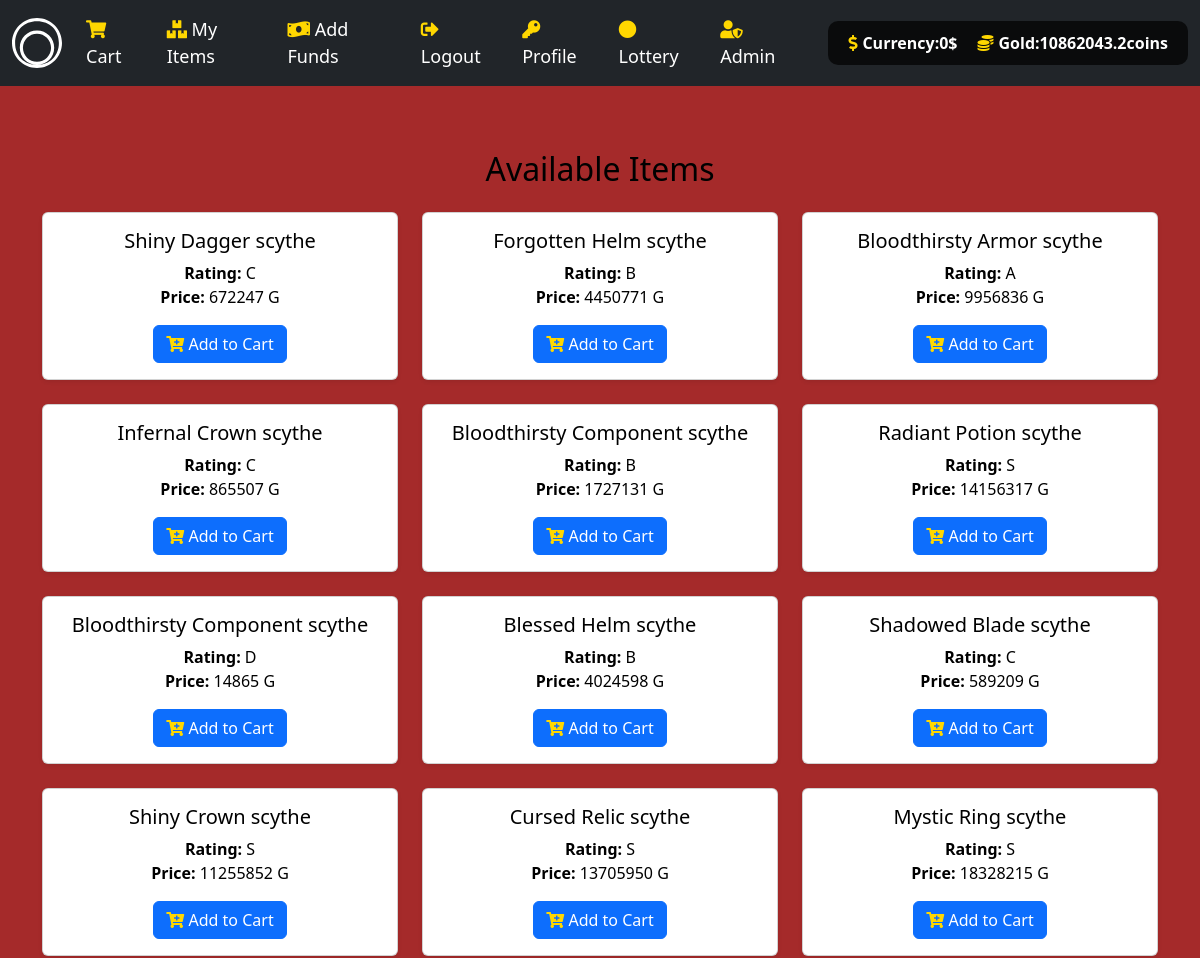
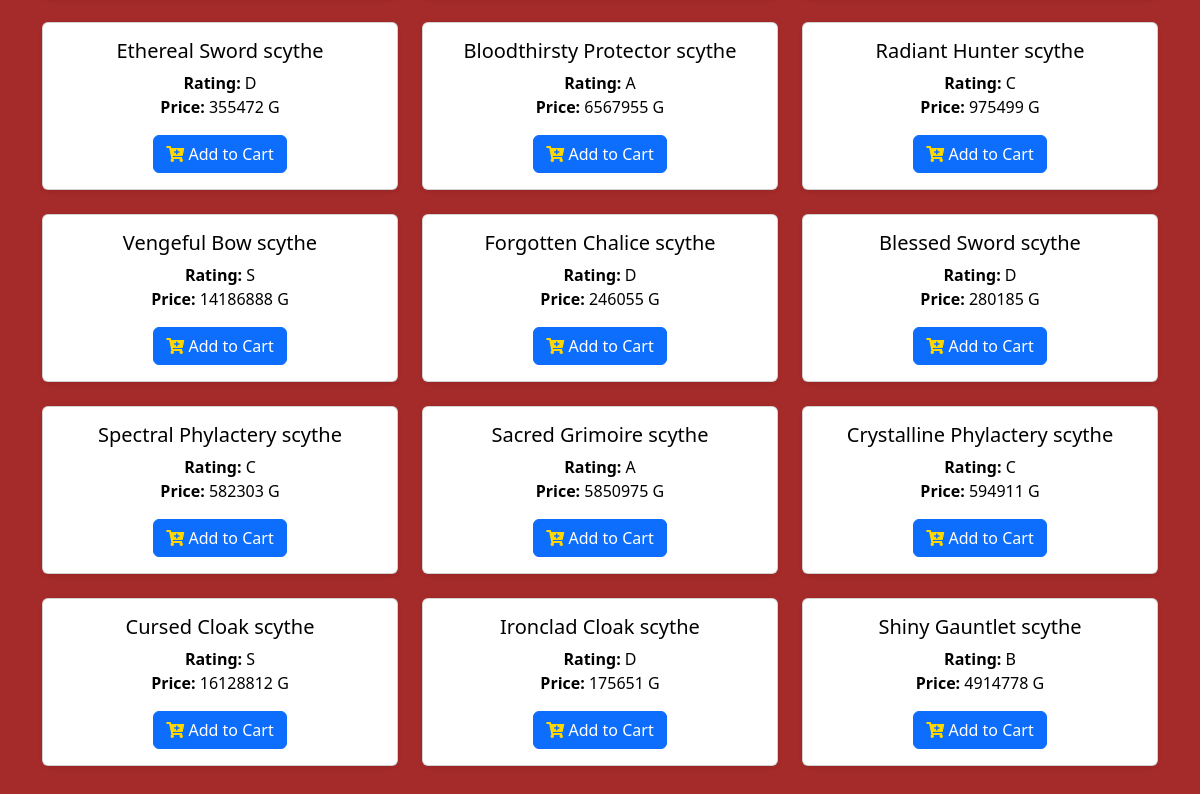
/item/scythe (signed in), run on the app's committed database (2 pictures, top to bottom).
### tables this page shows
CREATE TABLE user_store(ID int PRIMARY KEY,Funds int,Gold int);

CREATE TABLE object(Object_ID int PRIMARY KEY,
Object_Name varchar(100),
Object_type varchar(20),
listing varchar(2),
rating varchar(1),
price int,
image_src varchar(1000));

### main.py (the view)
@app.get("/item/{category}", response_class=HTMLResponse)
async def get_category_items(request: Request, category: str):
    if category not in categories:
        return HTMLResponse(content="Category not found", status_code=404)
    user = request.session.get("user")
    items = listed_object_data_generator(category)
    L = balance_checker(user)
    L = list(L[0])
    if category == "gold":
        return RedirectResponse("/gold")
    context = {
        "request": request,
        "items": items,
        "user": user,
        "cash": L[0],
        "cashG": L[1]
    }
    return templates.TemplateResponse(f"{category}.html", context)

### templates/scythe.html
{% extends "sword.html" %}

### templates/sword.html (shortened to what this page needs)
{% extends "layout.html" %}
{% block main %}
<div class="container mt-3">
    <h2 class="mb-4 text-center">Available Items</h2>
    <div id="item-container" class="row">
        {% for i in items %}
        <div class="col-md-4 mb-4">
            <div class="card shadow-sm h-100">
                <div class="card-body">
                    <h5 class="card-title">{{ i[1] }}</h5>
                    <p class="card-text">
                        <strong>Rating:</strong> {{ i[4] }}<br>
                        <strong>Price:</strong> {{ i[5] }} G
                    </p>
                    <button onclick="addToCart( '{{ i[0] }}'  , '{{ i[2] }}')" class="btn btn-primary btn-block">
                        <i class="fas fa-cart-plus"></i> Add to Cart
                    </button>
                </div>
            </div>
        </div>
        {% endfor %}
    </div>
</div>
{% endblock %}

### templates/layout.html (shortened to what this page needs)
<!DOCTYPE html>
<html lang="en">
<head>
    <link href="https://cdn.jsdelivr.net/npm/bootstrap@5.2.3/dist/css/bootstrap.min.css" rel="stylesheet">
    <link href="https://cdnjs.cloudflare.com/ajax/libs/font-awesome/5.15.1/css/all.min.css" rel="stylesheet">
    <link href="/static/CSSS.css" rel="stylesheet">
</head>
<body>
    <nav class="navbar navbar-expand-lg navbar-dark bg-dark">
        <div class="container-fluid">
            <a class="navbar-brand" href="/">
            </a>
            <div class="collapse navbar-collapse" id="mynavbar">
                {% if user %}
                <ul class="navbar-nav me-auto">
                    <li class="nav-item"><a class="nav-link" href="/cart"><i class="fas fa-shopping-cart"></i> Cart</a></li>
                    <li class="nav-item"><a class="nav-link" href="/objs"><i class="fas fa-boxes"></i> My Items</a></li>
                    <li class="nav-item"><a class="nav-link" href="/buy"><i class="fas fa-money-bill-wave"></i> Add Funds</a></li>
                    <li class="nav-item"><a class="nav-link" href="/logout"><i class="fas fa-sign-out-alt"></i> Logout</a></li>
                    <li class="nav-item"><a class="nav-link" href="/profile"><i class="fas fa-key"></i> Profile </a></li>
                    <li class="nav-item"><a class="nav-link" href="/lottery-wheel"><i class="fas fa-circle"></i> Lottery</a></li>
                    {% if user == 1 %}
                    <li class="nav-item"><a class="nav-link" href="/admin"><i class="fas fa-user-shield"></i> Admin</a></li>
                    {% endif %}
                </ul>
                <div class="balance-widget">
                    <div class="value">
                        <i class="fas fa-dollar-sign"></i> Currency: <span id="cash">{{ cash }}</span> $
                    </div>
                    <div class="value">
                        <i class="fas fa-coins"></i> Gold: <span id="cashG">{{ cashG }}</span> coins
                    </div>
                </div>
                {% else %}
                <ul class="navbar-nav me-auto">
                    <li class="nav-item"><a class="nav-link" href="/register"><i class="fas fa-user-plus"></i> Register</a></li>
                    <li class="nav-item"><a class="nav-link" href="/login"><i class="fas fa-sign-in-alt"></i> Login</a></li>
                </ul>
                {% endif %}
            </div>
        </div>
    </nav>
    <main class="container-fluid py-5 text-center main-content">
        {% block main %}{% endblock %}
    </main>
</body>
</html>

### templates/layout.html (style rules this page uses)
body { background-color: brown; background-size: cover; background-position: center; background-repeat: repeat; height: 100vh; color: white; }
.navbar-brand img, .navbar-brand svg { height: 50px; }
.balance-widget { background-color: rgba(0, 0, 0, 0.7); border-radius: 10px; padding: 10px; margin-left: 15px; display: flex; align-items: center; justify-content: center; color: white; }
.balance-widget .value { margin: 0 10px; font-weight: bold; display: flex; align-items: center; }
.balance-widget i { margin-right: 5px; }
.navbar-nav .nav-link { color: white; font-size: 18px; margin-right: 10px; }
.main-content { padding: 20px; border-radius: 10px; color: black; }
.fas, .far { color: #ffd700; }

### data on the page
user_store: Gold "10862043.2"
object: Object_Name "Shiny Dagger scythe", rating "C", price "672247"
object: Object_Name "Forgotten Helm scythe", rating "B", price "4450771"
object: Object_Name "Bloodthirsty Armor scythe", rating "A", price "9956836"
object: Object_Name "Infernal Crown scythe", rating "C", price "865507"
object: Object_Name "Bloodthirsty Component scythe", rating "B", price "1727131"
object: Object_Name "Radiant Potion scythe", rating "S", price "14156317"
object: Object_Name "Bloodthirsty Component scythe", rating "D", price "14865"
object: Object_Name "Blessed Helm scythe", rating "B", price "4024598"
object: Object_Name "Shadowed Blade scythe", rating "C", price "589209"
object: Object_Name "Shiny Crown scythe", rating "S", price "11255852"
object: Object_Name "Cursed Relic scythe", rating "S", price "13705950"
object: Object_Name "Mystic Ring scythe", rating "S", price "18328215"
object: Object_Name "Ethereal Sword scythe", rating "D", price "355472"
object: Object_Name "Bloodthirsty Protector scythe", rating "A", price "6567955"
object: Object_Name "Radiant Hunter scythe", rating "C", price "975499"
object: Object_Name "Vengeful Bow scythe", rating "S", price "14186888"
object: Object_Name "Forgotten Chalice scythe", rating "D", price "246055"
object: Object_Name "Blessed Sword scythe", rating "D", price "280185"
object: Object_Name "Spectral Phylactery scythe", rating "C", price "582303"
object: Object_Name "Sacred Grimoire scythe", rating "A", price "5850975"
object: Object_Name "Crystalline Phylactery scythe", rating "C", price "594911"
object: Object_Name "Cursed Cloak scythe", rating "S", price "16128812"
object: Object_Name "Ironclad Cloak scythe", rating "D", price "175651"
object: Object_Name "Shiny Gauntlet scythe", rating "B", price "4914778"

### other printed values
{{ cash }} "0"
